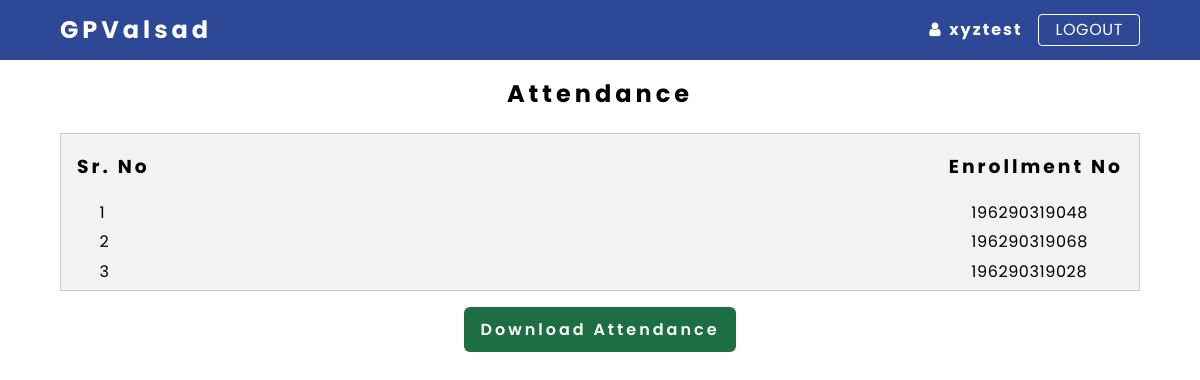
The app's page /admin/attendance.php?cid=10 (signed in) with its own data.
### tables this page shows
CREATE TABLE `studentregister` (
  `id` int(11) NOT NULL,
  `sname` varchar(100) NOT NULL,
  `enrollment` varchar(12) NOT NULL,
  `sem` int(11) NOT NULL,
  `division` varchar(10) NOT NULL,
  `term` int(5) NOT NULL,
  `gender` varchar(10) NOT NULL,
  `bdate` date NOT NULL,
  `department` varchar(50) NOT NULL,
  `sphone` varchar(10) NOT NULL,
  `pphone` varchar(10) NOT NULL,
  `email` varchar(100) NOT NULL,
  `cpassword` varchar(255) NOT NULL,
  `rpassword` varchar(255) NOT NULL,
  `type` int(1) DEFAULT 0,
  `rdate` timestamp NULL DEFAULT current_timestamp(),
  `otp` int(11) NOT NULL
);

### admin/attendance.php (the view, shortened to what this page needs)
<?php
	include '../includes/config.php';
 ?>
<!DOCTYPE html>
<html lang="en">
<head>
	<?php include 'links.php'; ?>
	<link rel="stylesheet" href="css/style.css">
</head>
<body>
	<div class="header">
		<div class="content">
			<h2>GPValsad</h2>
			<div>
				<a href="profile-update.php"><i class="fa fa-user"></i></a>
				<p class="none"><?php echo $_SESSION['name']; ?></p>
				<a href="logout.php" class="btn">LOGOUT</a>
			</div>
		</div>
	</div>
	<main>
		<div class="attendance">
			<h2>Attendance</h2>
		</div>
	<?php
		$cid = $_GET['cid'];
		$sql = "SELECT r.enrollment
			FROM studentattendance AS a
			INNER JOIN studentregister AS r
			ON a.enrollment = r.id
			WHERE a.sname = {$cid}
			ORDER BY a.id;";
         $sqlrun = mysqli_query($conn,$sql) OR die("Query Fail!");
         if (mysqli_num_rows($sqlrun) > 0) {
	 ?>
	 	<div class="attendStudent">
	 		<div class="left_column">
	 			<h3>Sr. No</h3>
	 			<?php
	 			for ($i=1; $i <= mysqli_num_rows($sqlrun); $i++) {
	 				echo "<p>$i</p>";
	 			}
	 			 ?>
	 		</div>
	 		<div>
	 			<h3>Enrollment No</h3>
	 			<?php
	 			while ($row = mysqli_fetch_array($sqlrun)) {
	 			 ?>
	 			<p><?php echo $row['enrollment'];?></p>
	 			<?php
	 			} ?>
	 		</div>
	 	</div>
	 	<div class="export">
	 		<a href="export.php?cid=<?php echo $cid; ?>">Download Attendance</a>
	 	</div>
	<?php
		} else {
		         	echo "NO Attand any Student.";
		         }
	 ?>
	</main>
</body>
</html>

### admin/css/style.css (style rules this page uses)
* { margin: 0; padding: 0; box-sizing: border-box; font-family: 'Poppins', sans-serif; line-height: 1.85; letter-spacing: 0.6px; }
a { text-decoration: none; color: black; }
.content { width: 90%; margin: 0 auto; max-width: 1400px; display: flex; justify-content: space-between; align-items: center; }
.header { background: #2C4897; color: #FFFFFF; padding: .5em 0; }
h2 { letter-spacing: 4px; }
.attendance h2 { letter-spacing: 4px; text-align: center; margin-top: 0.5em; }
.content > div { display: flex; justify-content: center; align-items: center; }
.content > div p { padding: 0 1em 0 .5em; letter-spacing: 2px; font-weight: 700; }
.content > div a { text-decoration: none; color: #FFFFFF; }
.content > div .btn { border-radius: 4px; border: 1px solid #FFFF; padding: 0 1em; }
main { width: 90%; margin: 0 auto; max-width: 1400px; }
.attendStudent { display: flex; justify-content: space-between; align-items: center; background: #F2F2F2; padding: .2em 1em; margin: 1em 0; border: 1px solid #c9c9c9; }
.attendStudent p { padding-left: 1.4em; }
.export { display: flex; justify-content: center; }
.export a { background-color: #1D6F42; color: #FFFF; padding: 0.5em 1em; border-radius: 6px; font-weight: 600; letter-spacing: 3px; }
h3 { letter-spacing: 3px; text-align: center; margin: .7em 0; }

### records on screen
studentregister: enrollment "196290319048"
studentregister: enrollment "196290319068"
studentregister: enrollment "196290319028"

### other values on screen
$_SESSION['name'] "xyztest"
